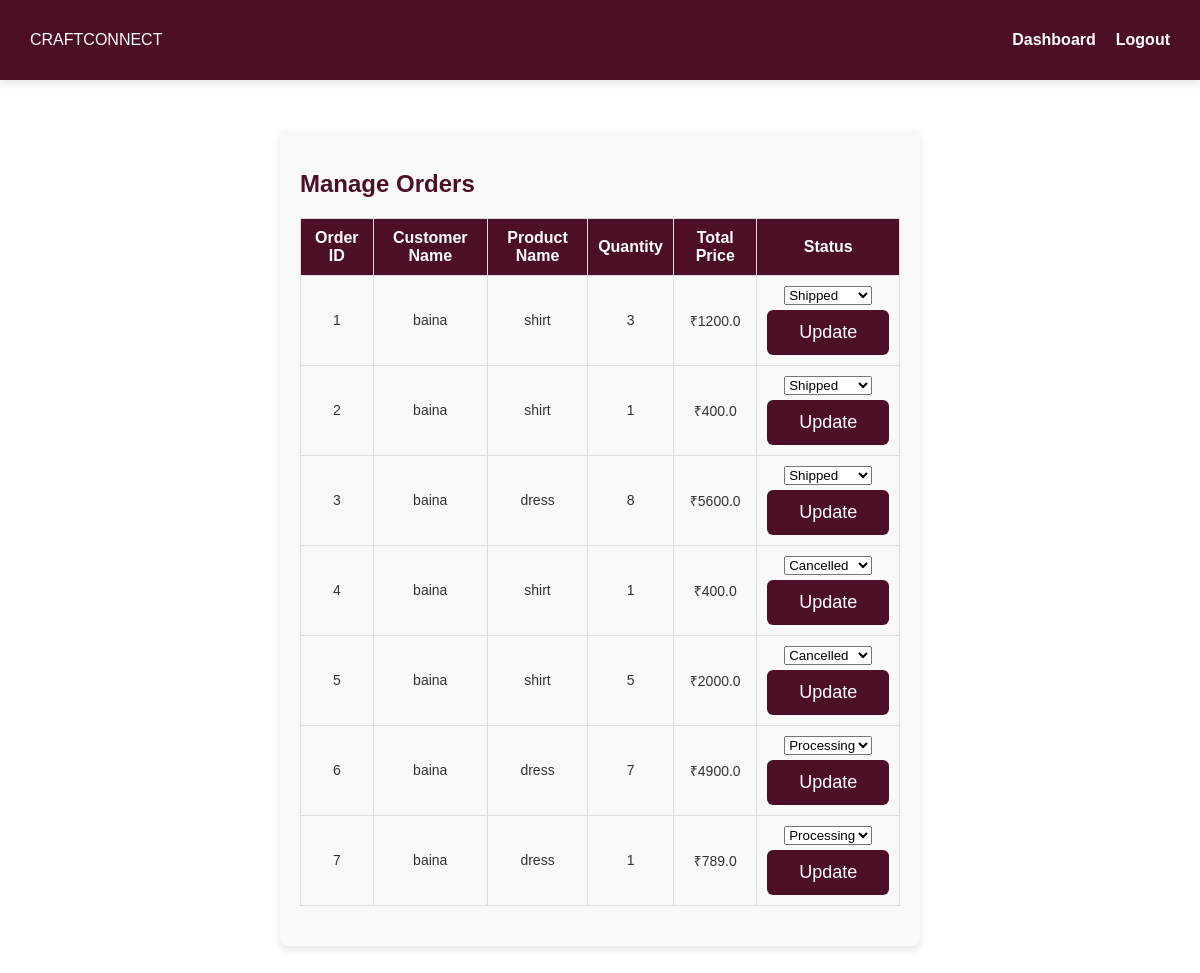
/manage_orders (signed in), run on the app's committed database.
### tables this page shows
CREATE TABLE orders (
            id INTEGER PRIMARY KEY AUTOINCREMENT,
            user_id INTEGER NOT NULL,
            product_id INTEGER NOT NULL,
            quantity INTEGER NOT NULL,
            total_price REAL NOT NULL,
            status TEXT DEFAULT 'Processing',
            order_date TIMESTAMP DEFAULT CURRENT_TIMESTAMP, payment_status TEXT NOT NULL DEFAULT 'COD', address TEXT, phone TEXT, email TEXT, manufacturer_id INTEGER, confirmation_pending INTEGER DEFAULT 0,
            FOREIGN KEY (user_id) REFERENCES users (id),
            FOREIGN KEY (product_id) REFERENCES products (id)
        );

CREATE TABLE users (
            id INTEGER PRIMARY KEY AUTOINCREMENT,
            name TEXT NOT NULL,
            email TEXT UNIQUE NOT NULL,
            password TEXT NOT NULL,
            user_type TEXT NOT NULL,
            profile_pic TEXT DEFAULT 'default_profile.jpg'
        , phone TEXT, whatsapp TEXT, address TEXT, description TEXT, username TEXT);

CREATE TABLE products (
            id INTEGER PRIMARY KEY AUTOINCREMENT,
            name TEXT NOT NULL,
            description TEXT NOT NULL,
            price REAL NOT NULL,
            image TEXT NOT NULL,
            manufacturer_id INTEGER, approved INTEGER DEFAULT 0, category TEXT, stock_limit INTEGER DEFAULT NULL, size_chart TEXT,
            FOREIGN KEY (manufacturer_id) REFERENCES users (id)
        );

### app.py (the view)
@app.route('/manage_orders')
def manage_orders():
    if "user_id" not in session or session["user_type"] != "manufacturer":
        return redirect(url_for("login"))
    try:
        with sqlite3.connect("craftconnect.db", timeout=10) as conn:
            conn.row_factory = sqlite3.Row
            cursor = conn.cursor()
            cursor.execute("""
                SELECT
                    orders.id,
                    users.name AS customer_name,
                    products.name AS product_name,
                    orders.quantity,
                    orders.total_price,
                    orders.status
                FROM orders
                JOIN products ON orders.product_id = products.id
                JOIN users ON orders.user_id = users.id
                WHERE products.manufacturer_id = ?
            """, (session["user_id"],))
            orders = cursor.fetchall()
    except sqlite3.OperationalError as e:
        print("Database error:", str(e))
        flash("Failed to load orders due to database error.", "danger")
        orders = []
    return render_template("manage_orders.html", orders=orders)

### templates/manage_orders.html (shortened to what this page needs)
<!DOCTYPE html>
<html lang="en">
<head>
    <link rel="stylesheet" href="{{ url_for('static', filename='css/styles.css') }}">
</head>
<body>
    <nav class="navbar">
        <div class="logo">CRAFTCONNECT</div>
        <ul class="nav-links">
            <li><a href="{{ url_for('manufacturer_dashboard') }}">Dashboard</a></li>
            <li><a href="{{ url_for('logout') }}">Logout</a></li>
        </ul>
    </nav>
    <section class="order-container">
        <h2>Manage Orders</h2>
        {% if orders %}
        <table class="orders-table">
            <thead>
                <tr>
                    <th>Order ID</th>
                    <th>Customer Name</th>
                    <th>Product Name</th>
                    <th>Quantity</th>
                    <th>Total Price</th>
                    <th>Status</th>
                </tr>
            </thead>
            <tbody>
                {% for order in orders %}
                <tr>
                    <td>{{ order['id'] }}</td>
                    <td>{{ order['customer_name'] }}</td>
                    <td>{{ order['product_name'] }}</td>
                    <td>{{ order['quantity'] }}</td>
                    <td>₹{{ order['total_price'] }}</td>
                    <td>
                        <form action="{{ url_for('update_order_status', order_id=order['id']) }}" method="POST">
                            <select name="status" required>
                                <option value="Processing" {% if order['status'] == 'Processing' %}selected{% endif %}>Processing</option>
                                <option value="Shipped" {% if order['status'] == 'Shipped' %}selected{% endif %} {% if order['status'] == 'Cancelled' %}disabled{% endif %}>Shipped</option>
                                <option value="Cancelled" {% if order['status'] == 'Cancelled' %}selected{% endif %} {% if order['status'] in ['Shipped', 'Delivered'] %}disabled{% endif %}>Cancelled</option>
                            </select>
                            <button type="submit" class="update-btn">Update</button>
                        </form>
                    </td>
                </tr>
                {% endfor %}
            </tbody>
        </table>
        {% else %}
            <p>No orders found.</p>
        {% endif %}
    </section>
</body>
</html>

### static/css/styles.css (style rules this page uses)
body { margin: 0; padding: 0; font-family: Arial, sans-serif; background: white; color: #4D0F28; min-height: 100vh; box-sizing: border-box; }
.navbar { display: flex; justify-content: space-between; align-items: center; padding: 15px 30px; background: #4D0F28; color: white; box-shadow: 0px 4px 8px rgba(0, 0, 0, 0.1); }
.nav-links { list-style: none; display: flex; gap: 20px; }
.nav-links a { text-decoration: none; color: white; font-size: 16px; font-weight: bold; transition: color 0.3s ease; }
input, button { width: 100%; padding: 10px; margin-top: 5px; }
.order-container { max-width: 600px; margin: 50px auto; padding: 20px; background-color: #f9f9f9; border-radius: 8px; box-shadow: 0 4px 8px rgba(0, 0, 0, 0.1); text-align: left; }
.order-container button { width: 100%; padding: 12px; background: #4D0F28; color: white; border: none; border-radius: 6px; font-size: 18px; cursor: pointer; transition: background 0.3s ease; }

### templates/manage_orders.html (style rules this page uses)
.orders-table { width: 100%; border-collapse: collapse; margin: 20px 0; }
.orders-table th, .orders-table td { padding: 10px; text-align: center; border: 1px solid #ddd; }
.orders-table th { background-color: #4D0F28; color: white; font-weight: bold; }
.orders-table td { font-size: 14px; color: #333; }
.update-btn { background-color: #4D0F28; padding: 5px 10px; font-size: 14px; color: white; border: none; border-radius: 5px; cursor: pointer; transition: background-color 0.3s ease; }

### data on the page
orders: id "1", customer_name "baina", product_name "shirt", quantity "3", total_price "1200.0", status "Shipped"
orders: id "2", customer_name "baina", product_name "shirt", quantity "1", total_price "400.0", status "Shipped"
orders: id "3", customer_name "baina", product_name "dress", quantity "8", total_price "5600.0", status "Shipped"
orders: id "4", customer_name "baina", product_name "shirt", quantity "1", total_price "400.0", status "Cancelled"
orders: id "5", customer_name "baina", product_name "shirt", quantity "5", total_price "2000.0", status "Cancelled"
orders: id "6", customer_name "baina", product_name "dress", quantity "7", total_price "4900.0", status "Processing"
orders: id "7", customer_name "baina", product_name "dress", quantity "1", total_price "789.0", status "Processing"
